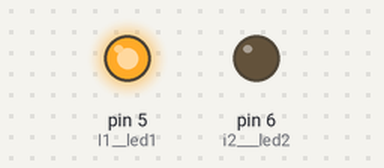
A sketch run on a simulated Arduino Uno, built with avr-gcc and run on an emulated ATmega328P. Shown: output pins drawn as LEDs (lit = HIGH).

Above: at 1.0 s.
At 3.0 s:
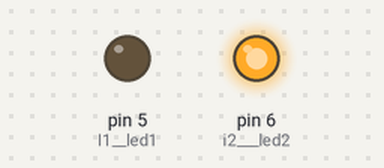
At 5.0 s:
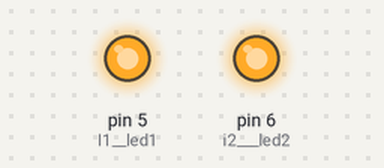
At 7.0 s:
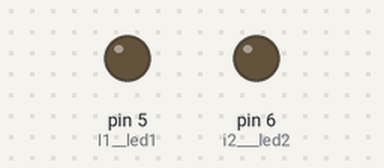
Timing chart, 0 to 10.4 s (numbered marks = the images above):
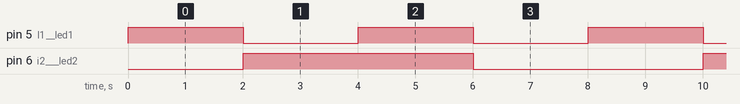

Measured:
- by itself, pin 5 (I1__led1): alternates HIGH for 2.0 s and LOW for 2.0 s
- by itself, pin 6 (i2___led2): alternates HIGH for 4.0 s and LOW for 4.0 s
- by itself, everything shown: repeats every 8.0 s, in 4 steps

The sketch:

6-ground-2_leds.ino
```cpp
//how to make any digital pin as gnd(d2 here),  by giving it low signal
//cathode of both leds are connected to d2

void setup() {
  // put your setup code here, to run once:
  pinMode(5,OUTPUT); //I1  led1
  pinMode(6,OUTPUT); //i2   led2

  pinMode(2,OUTPUT);  //gnd pin
}

void loop() {
  // put your main code here, to run repeatedly:
  digitalWrite(2,LOW);   //d2 is gnd pin now

  //case1
  digitalWrite(5,HIGH); //led1   on
  digitalWrite(6,LOW); //led2   off
  delay(2000);

  //case2
  digitalWrite(5,LOW);
  digitalWrite(6,HIGH);    //led2 is on
  delay(2000);

  //case3
  digitalWrite(5,HIGH);   //both led 1 and 2 are on
  digitalWrite(6,HIGH);
  delay(2000);

  //case4
  digitalWrite(5,LOW);  //both led 1 and 2 are off
  digitalWrite(6,LOW);
  delay(2000);
}
```
